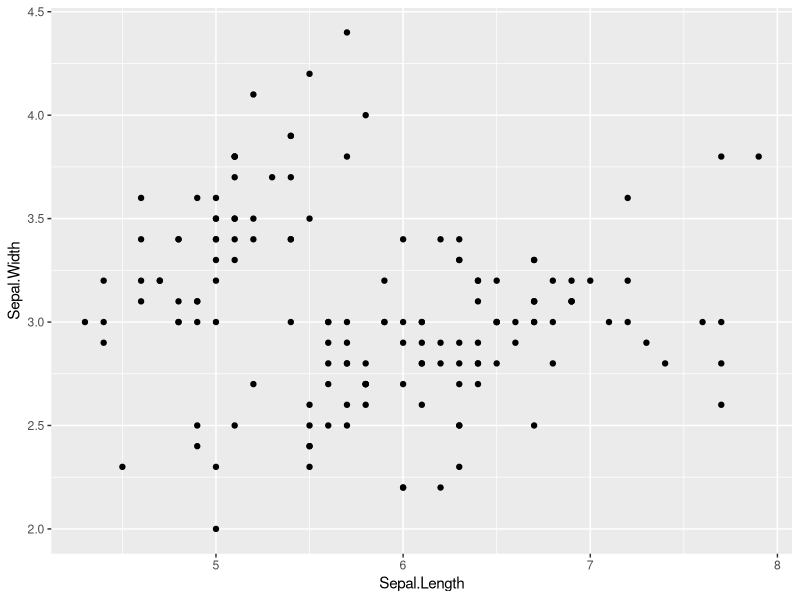
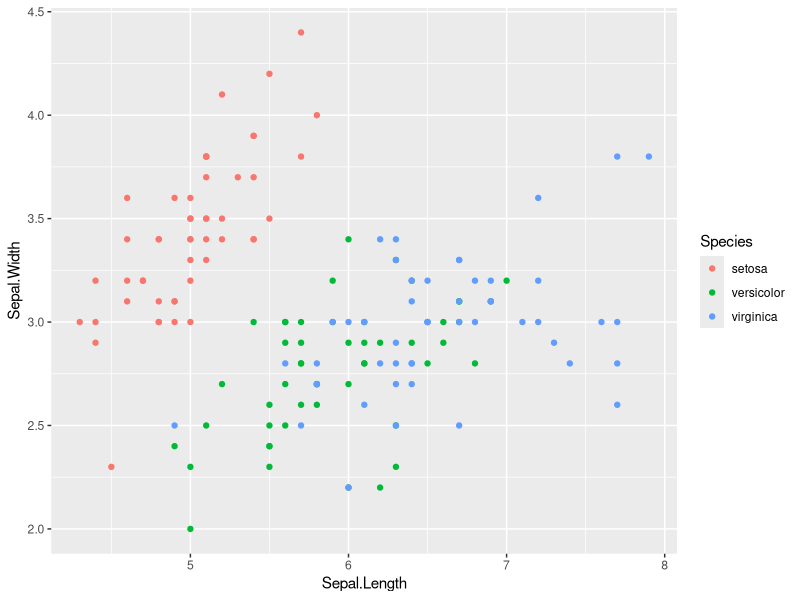
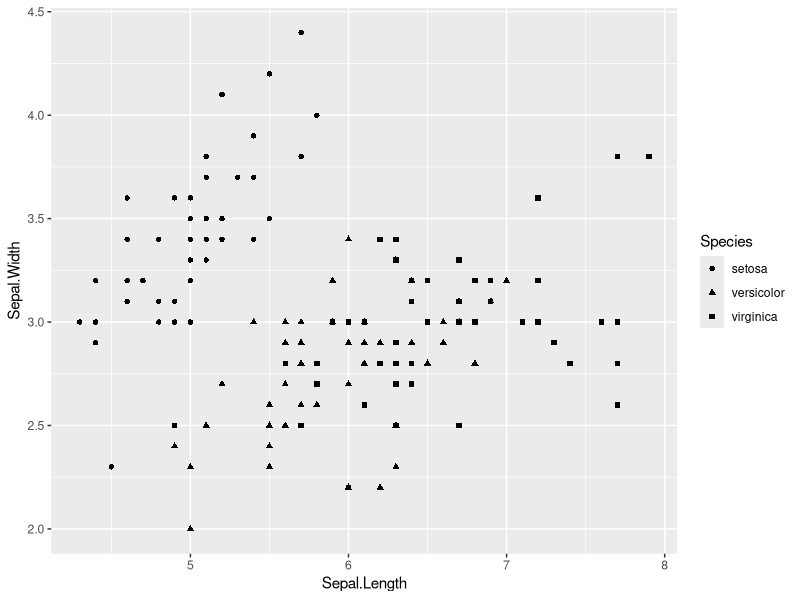
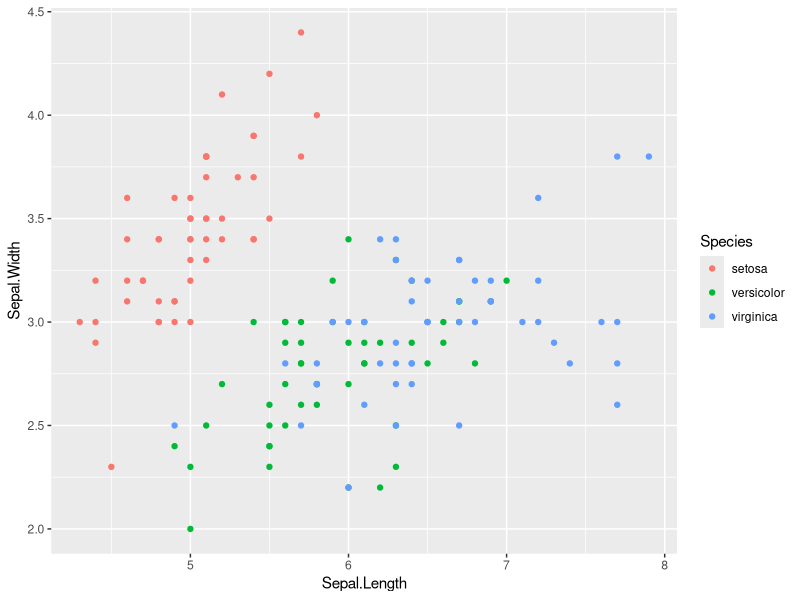
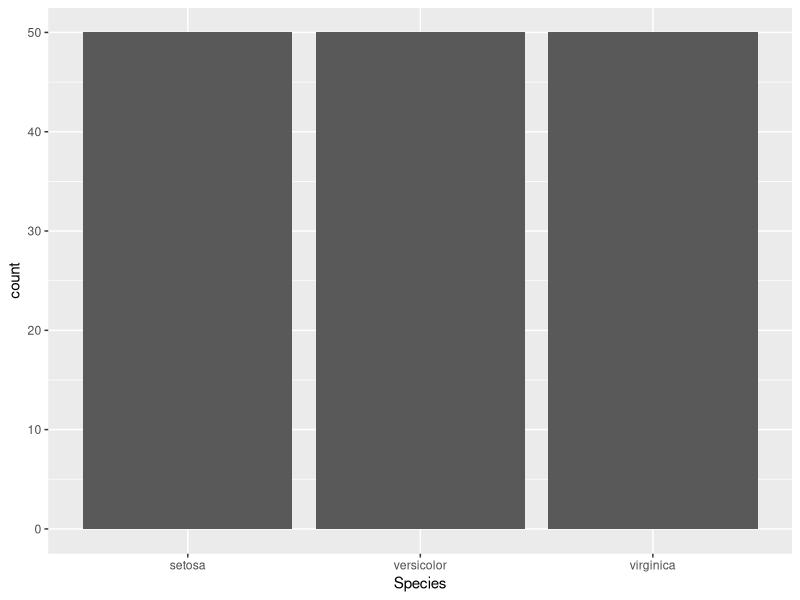
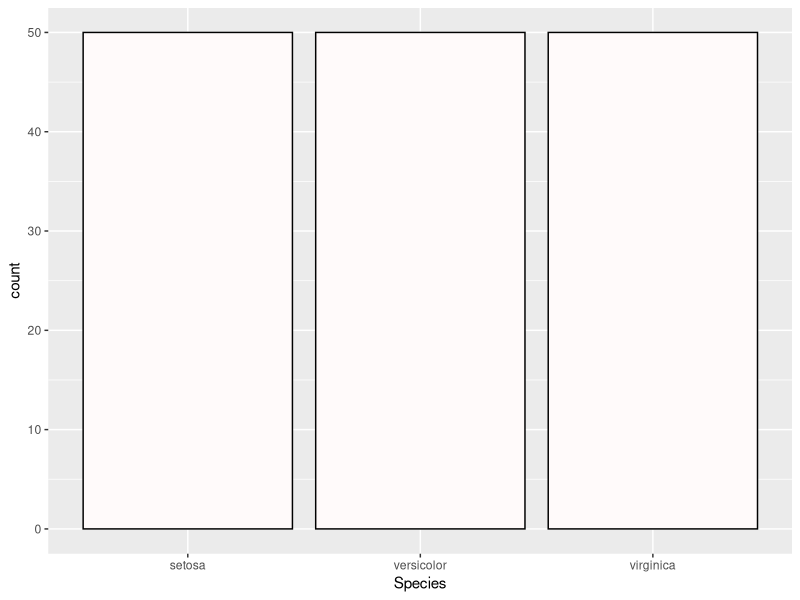
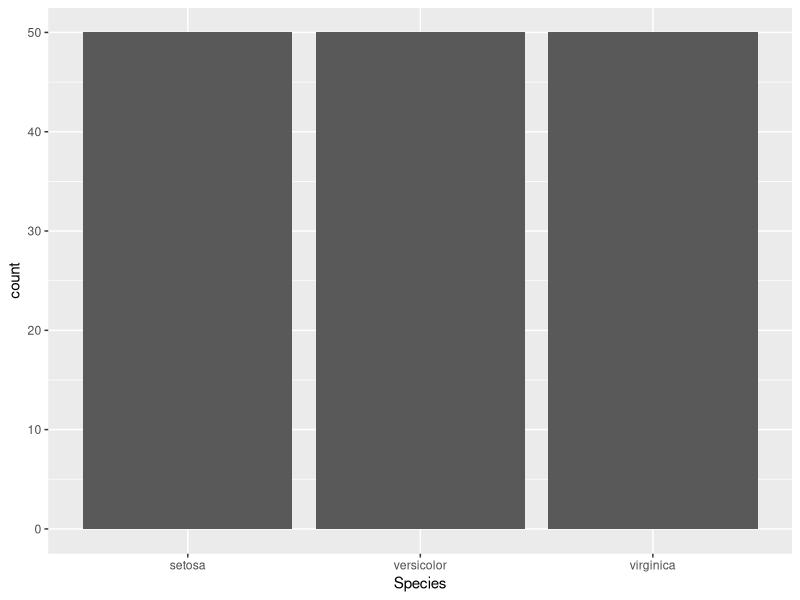
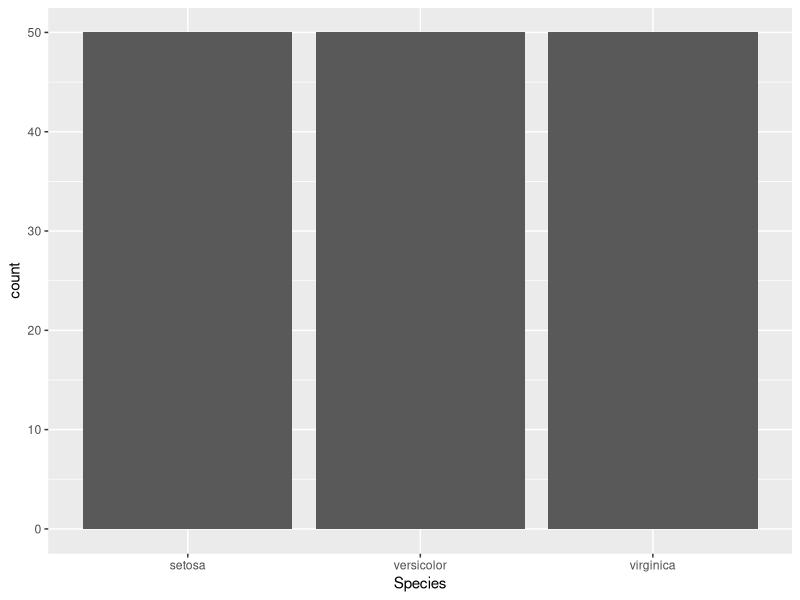

R code for these plots, in order:
## ---- chunk 1
#basic syntax
#ggplot(data,aes(x,y,group,...))+geom_object(...)

#install.packages('ggplot2')
library('ggplot2')
g <- ggplot(iris,aes(x=Sepal.Length,y=Sepal.Width))
g + geom_point()

g <- ggplot(iris,aes(x=Sepal.Length,y=Sepal.Width,col=Species))
g + geom_point()

g <- ggplot(iris,aes(x=Sepal.Length,y=Sepal.Width,shape=Species))
g + geom_point()

?aes()

g <- ggplot(iris,aes(x=Sepal.Length,y=Sepal.Width))
g + geom_point(aes(col=Species))

#bar chart
g <- ggplot(iris,aes(x=Species))
g+geom_bar()
g+geom_bar(fill='snow',color='black')
## ---- chunk 2
#stat
g + geom_bar(stat = 'count')
g + stat_count(geom='bar')

# label , title
g + geom_bar(stat = 'count') + ylab('Count') + ggtitle('iris')

#theme
g + geom_bar() + theme(text=element_text(size=16, family="Songti SC"))

g + geom_bar() + theme_gray()

#position
iris$Sepal.Length.Cat = cut(iris$Sepal.Length,breaks= 3,right=F)
levels(iris$Sepal.Length.Cat) = c("Short","Medium","Long")
g = ggplot(iris,aes(x=Species))
g+geom_bar(aes(fill=Sepal.Length.Cat),position='stack')
g+geom_bar(aes(fill=Sepal.Length.Cat),position='dodge')
g+geom_bar(aes(fill=Sepal.Length.Cat),position='fill')
## ---- chunk 3
g <- ggplot(iris,aes(x=Sepal.Width))
g+geom_histogram(aes(fill=Species))
#facet
g <- ggplot(iris,aes(x=Sepal.Width))
g+ geom_histogram()+facet_wrap(~Species)
g+ geom_histogram()+facet_grid(~Species)
g2 = g+ geom_histogram()+facet_grid(Species~Sepal.Length.Cat)

ggsave(filename='./your_file_name.png',plot = g2)
## ---- chunk 4
#install.packages('esquisse')
#library('esquisse')
#esquisse::esquisser()
## ---- chunk 5
## z-score
scale(iris$Sepal.Width)
iris[abs(scale(iris$Sepal.Width)) > 3,]

library(dplyr)
iris %>% filter(!abs(scale(iris$Sepal.Width)) > 3)

## boxplot
IQR(iris$Sepal.Width)
q1 = quantile(iris$Sepal.Width,0.25)
q3 = quantile(iris$Sepal.Width,0.75)
low_limit = q1 - 1.5 * IQR(iris$Sepal.Width)
up_limit = q3 + 1.5 * IQR(iris$Sepal.Width)
iris$Sepal.Width < low_limit | iris$Sepal.Width > up_limit
iris %>% filter(!iris$Sepal.Width < low_limit | iris$Sepal.Width > up_limit)


boxplot(iris$Sepal.Width)
boxplot.stats(iris$Sepal.Width)
boxplot.stats(iris$Sepal.Width)$out
condition = !iris$Sepal.Width %in% boxplot.stats(iris$Sepal.Width)$out

boxplot(iris[condition,]$Sepal.Width)
## ---- chunk 6
na_list = sample(1:nrow(iris),15)
iris[na_list,'Sepal.Length'] = NA

is.na(iris)
sum(is.na(iris$Sepal.Length))

#移除遺失值樣本
complete.cases(iris)
rm.data <- iris[complete.cases(iris), ]
str(rm.data)

#以全體平均值填補
mean(iris$Sepal.Length,na.rm=T)

mean_length = as.numeric(mean(iris$Sepal.Length,na.rm=T))
iris$Sepal.Length[is.na(iris$Sepal.Length)] = mean_length


iris[na_list,'Sepal.Length'] = NA

#以類別平均值填補
cat_means = tapply(iris$Sepal.Length,iris$Species,function(e){as.numeric(mean(e,na.rm=T))})

iris[is.na(iris$Sepal.Length) & iris$Species == 'setosa','Sepal.Length'] = cat_means['setosa']

for(i in 1:length(names(cat_means))){
  iris[iris$Species == names(cat_means)[i] & is.na(iris$Sepal.Length),'Sepal.Length'] = cat_means[i]
}

